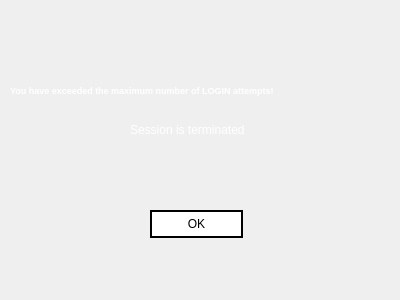
<?xml version="1.0" encoding="UTF-8"?>
<ui version="4.0">
 <class>Atm_Login_Error_Max</class>
 <widget class="QWidget" name="Atm_Login_Error_Max">
  <property name="geometry">
   <rect>
    <x>0</x>
    <y>0</y>
    <width>400</width>
    <height>300</height>
   </rect>
  </property>
  <property name="windowTitle">
   <string>MAX LOGIN ERROR ATTEMPTS</string>
  </property>
  <property name="styleSheet">
   <string notr="true">QPushButton{
background: transparent;
background-color: white;
border: 2px solid black;
}

QPushButton:hover{
background-color: rgb(30, 30, 30);
color: white;
}

QPushButton:pressed
{
font: bold;
}

</string>
  </property>
  <widget class="QLabel" name="label">
   <property name="geometry">
    <rect>
     <x>10</x>
     <y>80</y>
     <width>391</width>
     <height>21</height>
    </rect>
   </property>
   <property name="font">
    <font>
     <pointsize>7</pointsize>
    </font>
   </property>
   <property name="text">
    <string>&lt;html&gt;&lt;head/&gt;&lt;body&gt;&lt;p&gt;&lt;span style=&quot; font-weight:600; color:#ffffff;&quot;&gt;You have exceeded the maximum number of LOGIN attempts!&lt;/span&gt;&lt;/p&gt;&lt;/body&gt;&lt;/html&gt;</string>
   </property>
  </widget>
  <widget class="QLabel" name="label_2">
   <property name="geometry">
    <rect>
     <x>130</x>
     <y>120</y>
     <width>241</width>
     <height>21</height>
    </rect>
   </property>
   <property name="font">
    <font>
     <pointsize>9</pointsize>
    </font>
   </property>
   <property name="text">
    <string>&lt;html&gt;&lt;head/&gt;&lt;body&gt;&lt;p&gt;&lt;span style=&quot; color:#ffffff;&quot;&gt;Session is terminated&lt;/span&gt;&lt;/p&gt;&lt;/body&gt;&lt;/html&gt;</string>
   </property>
  </widget>
  <widget class="QPushButton" name="okay">
   <property name="geometry">
    <rect>
     <x>150</x>
     <y>210</y>
     <width>93</width>
     <height>28</height>
    </rect>
   </property>
   <property name="text">
    <string>OK</string>
   </property>
  </widget>
  <widget class="QLabel" name="label_3">
   <property name="geometry">
    <rect>
     <x>0</x>
     <y>0</y>
     <width>411</width>
     <height>311</height>
    </rect>
   </property>
   <property name="styleSheet">
    <string notr="true">background-image: url(:/images/sbg1err.png);</string>
   </property>
   <property name="text">
    <string/>
   </property>
  </widget>
  <zorder>label_3</zorder>
  <zorder>label</zorder>
  <zorder>label_2</zorder>
  <zorder>okay</zorder>
 </widget>
 <resources>
  <include location="resource.qrc"/>
 </resources>
 <connections/>
</ui>
